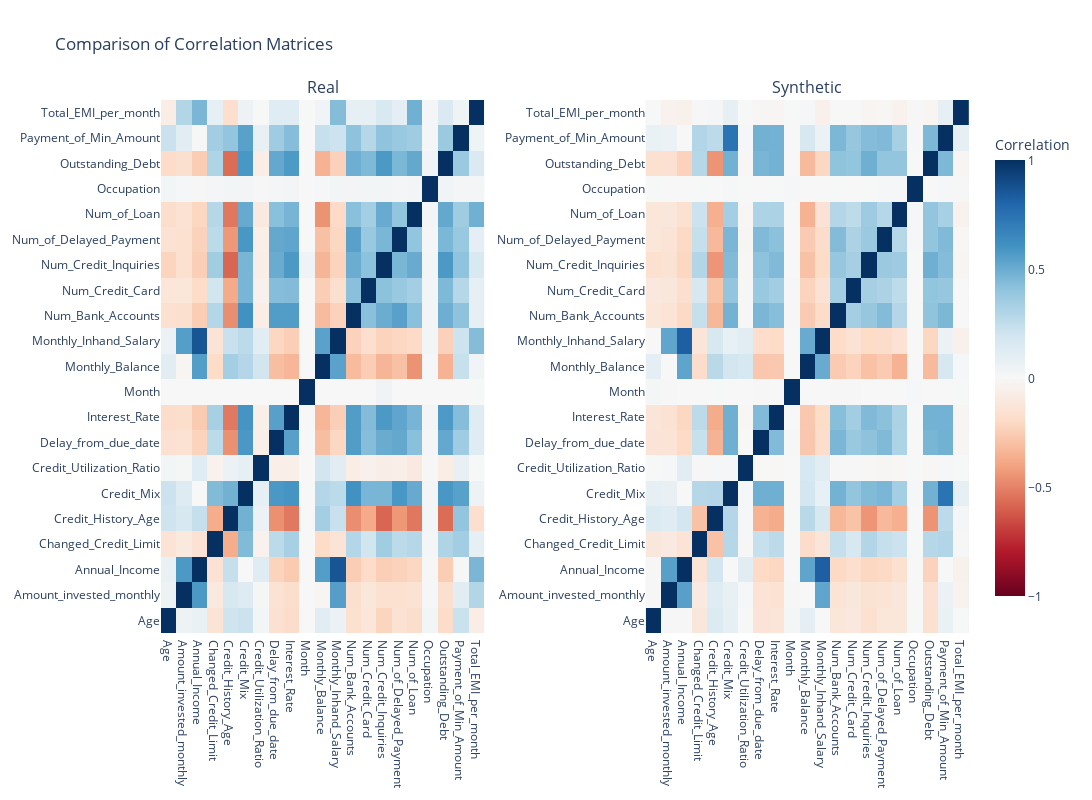

Notebook code for this chart:
### Code cell
plot_correlation_matrices(correlation_matrix, correlation_matrix_syn, "Real", "Synthetic")

### Figure 1 — Plotly figure (JSON) as saved in the notebook; plotly's stock layout.template omitted (floating-point values rounded to 4 significant figures; data arrays with more than 128 entries replaced by an {"elided": "..."} marker saying what was removed)
{"data": [{"colorbar": {"len": 0.9, "title": {"text": "Correlation"}}, "colorscale": [[0, "rgb(103,0,31)"], [0.1, "rgb(178,24,43)"], [0.2, "rgb(214,96,77)"], [0.3, "rgb(244,165,130)"], [0.4, "rgb(253,219,199)"], [0.5, "rgb(247,247,247)"], [0.6, "rgb(209,229,240)"], [0.7, "rgb(146,197,222)"], [0.8, "rgb(67,147,195)"], [0.9, "rgb(33,102,172)"], [1, "rgb(5,48,97)"]], "hoverongaps": false, "hovertemplate": "X: %{x}<br>Y: %{y}<br>Corr: %{z:.2f}<extra></extra>", "type": "heatmap", "x": ["Age", "Amount_invested_monthly", "Annual_Income", "Changed_Credit_Limit", "Credit_History_Age", "Credit_Mix", "Credit_Utilization_Ratio", "Delay_from_due_date", "Interest_Rate", "Month", "Monthly_Balance", "Monthly_Inhand_Salary", "Num_Bank_Accounts", "Num_Credit_Card", "Num_Credit_Inquiries", "Num_of_Delayed_Payment", "Num_of_Loan", "Occupation", "Outstanding_Debt", "Payment_of_Min_Amount", "Total_EMI_per_month"], "xaxis": "x", "y": ["Age", "Amount_invested_monthly", "Annual_Income", "Changed_Credit_Limit", "Credit_History_Age", "Credit_Mix", "Credit_Utilization_Ratio", "Delay_from_due_date", "Interest_Rate", "Month", "Monthly_Balance", "Monthly_Inhand_Salary", "Num_Bank_Accounts", "Num_Credit_Card", "Num_Credit_Inquiries", "Num_of_Delayed_Payment", "Num_of_Loan", "Occupation", "Outstanding_Debt", "Payment_of_Min_Amount", "Total_EMI_per_month"], "yaxis": "y", "z": {"elided": "21x21 float values"}, "zmax": 1, "zmin": -1}, {"colorscale": [[0, "rgb(103,0,31)"], [0.1, "rgb(178,24,43)"], [0.2, "rgb(214,96,77)"], [0.3, "rgb(244,165,130)"], [0.4, "rgb(253,219,199)"], [0.5, "rgb(247,247,247)"], [0.6, "rgb(209,229,240)"], [0.7, "rgb(146,197,222)"], [0.8, "rgb(67,147,195)"], [0.9, "rgb(33,102,172)"], [1, "rgb(5,48,97)"]], "hoverongaps": false, "hovertemplate": "X: %{x}<br>Y: %{y}<br>Corr: %{z:.2f}<extra></extra>", "showscale": false, "type": "heatmap", "x": ["Age", "Amount_invested_monthly", "Annual_Income", "Changed_Credit_Limit", "Credit_History_Age", "Credit_Mix", "Credit_Utilization_Ratio", "Delay_from_due_date", "Interest_Rate", "Month", "Monthly_Balance", "Monthly_Inhand_Salary", "Num_Bank_Accounts", "Num_Credit_Card", "Num_Credit_Inquiries", "Num_of_Delayed_Payment", "Num_of_Loan", "Occupation", "Outstanding_Debt", "Payment_of_Min_Amount", "Total_EMI_per_month"], "xaxis": "x2", "y": ["Age", "Amount_invested_monthly", "Annual_Income", "Changed_Credit_Limit", "Credit_History_Age", "Credit_Mix", "Credit_Utilization_Ratio", "Delay_from_due_date", "Interest_Rate", "Month", "Monthly_Balance", "Monthly_Inhand_Salary", "Num_Bank_Accounts", "Num_Credit_Card", "Num_Credit_Inquiries", "Num_of_Delayed_Payment", "Num_of_Loan", "Occupation", "Outstanding_Debt", "Payment_of_Min_Amount", "Total_EMI_per_month"], "yaxis": "y2", "z": {"elided": "21x21 float values"}, "zmax": 1, "zmin": -1}], "layout": {"annotations": [{"font": {"size": 16}, "showarrow": false, "text": "Real", "x": 0.2, "xanchor": "center", "xref": "paper", "y": 1, "yanchor": "bottom", "yref": "paper"}, {"font": {"size": 16}, "showarrow": false, "text": "Synthetic", "x": 0.8, "xanchor": "center", "xref": "paper", "y": 1, "yanchor": "bottom", "yref": "paper"}], "height": 800, "showlegend": false, "title": {"text": "Comparison of Correlation Matrices"}, "width": 1400, "xaxis": {"anchor": "y", "domain": [0, 0.4]}, "xaxis2": {"anchor": "y2", "domain": [0.6, 1]}, "yaxis": {"anchor": "x", "domain": [0, 1]}, "yaxis2": {"anchor": "x2", "domain": [0, 1]}}}
